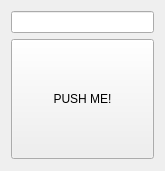
<?xml version="1.0" encoding="UTF-8"?>
<ui version="4.0">
 <class>MainWindow</class>
 <widget class="QMainWindow" name="MainWindow">
  <property name="geometry">
   <rect>
    <x>0</x>
    <y>0</y>
    <width>165</width>
    <height>171</height>
   </rect>
  </property>
  <property name="windowTitle">
   <string>MainWindow</string>
  </property>
  <widget class="QWidget" name="centralWidget">
   <layout class="QVBoxLayout" name="verticalLayout_2">
    <item>
     <layout class="QVBoxLayout" name="verticalLayout">
      <item>
       <widget class="QLineEdit" name="lineEdit">
        <property name="minimumSize">
         <size>
          <width>0</width>
          <height>0</height>
         </size>
        </property>
        <property name="toolTip">
         <string/>
        </property>
       </widget>
      </item>
      <item>
       <widget class="QPushButton" name="pushButton">
        <property name="minimumSize">
         <size>
          <width>120</width>
          <height>120</height>
         </size>
        </property>
        <property name="text">
         <string>PUSH ME!</string>
        </property>
       </widget>
      </item>
     </layout>
    </item>
   </layout>
  </widget>
 </widget>
 <layoutdefault spacing="6" margin="11"/>
 <resources/>
 <connections/>
</ui>
